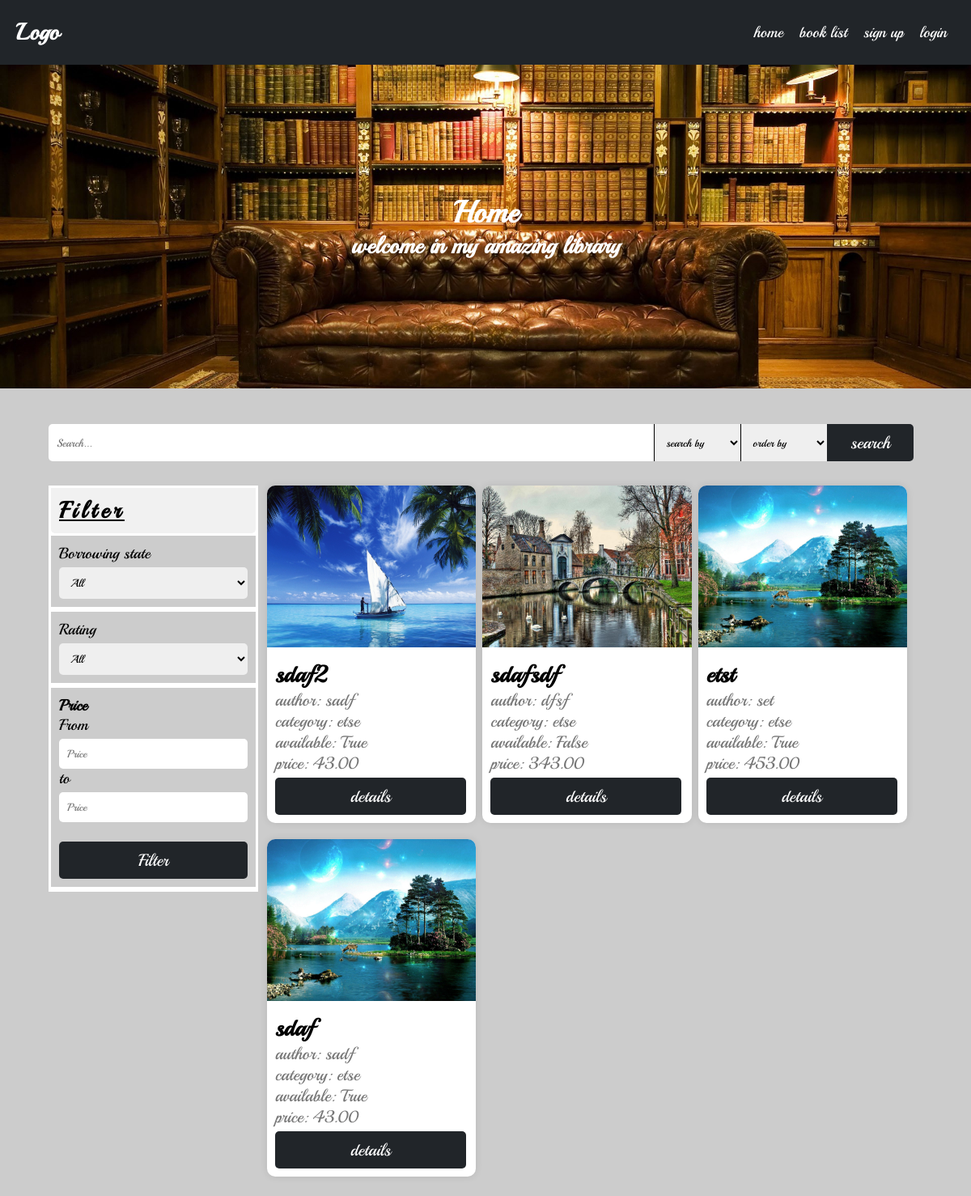
The app's page /books/list/, older data.
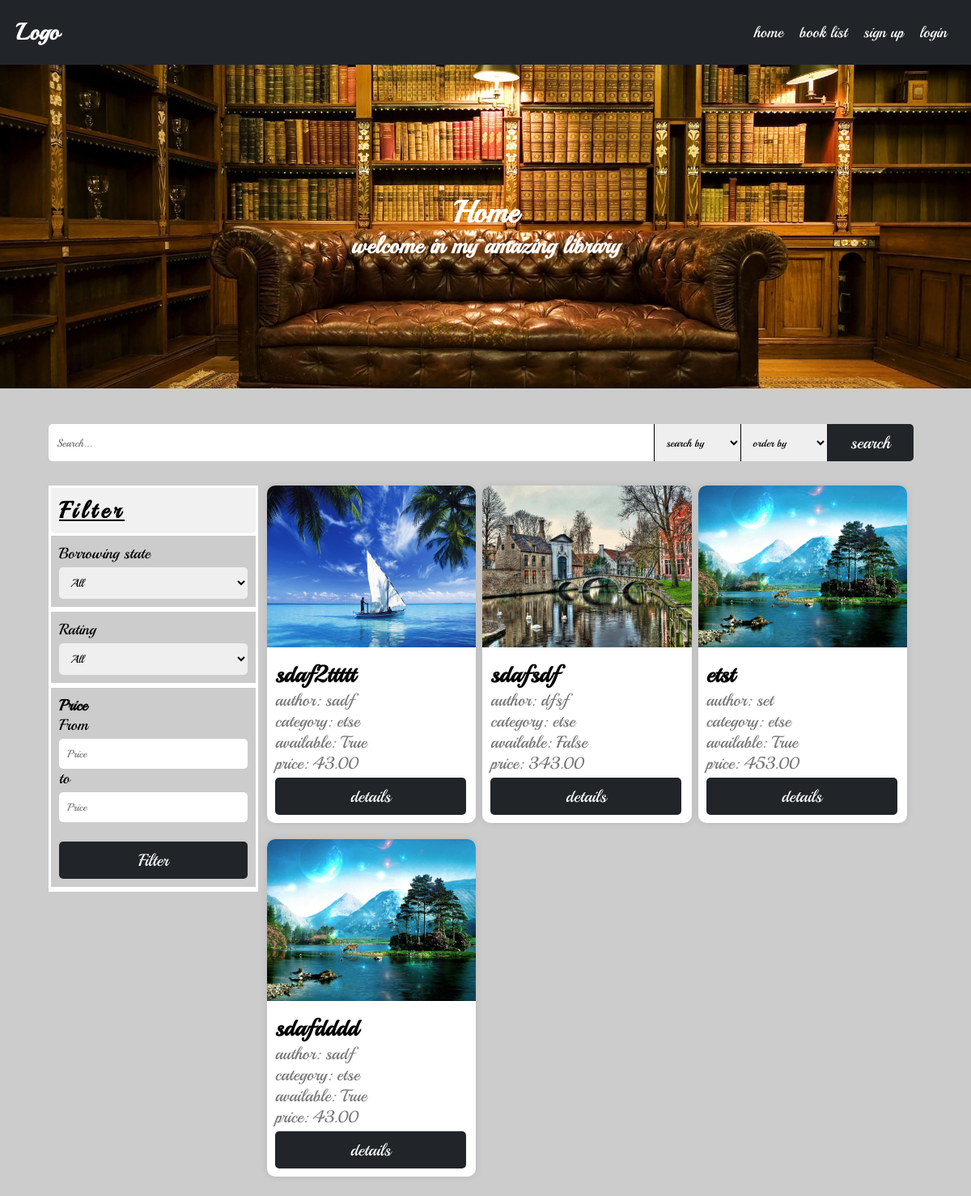
The same page, newer data.
### books/models.py (models this page shows, shortened)
class Book(BasicModel):
    uploaded_by = models.ForeignKey(User, on_delete=models.CASCADE, related_name='books')
    category = models.ForeignKey(Category, on_delete=models.CASCADE, related_name='books')
    viewers = models.ManyToManyField(User, through=Viewers, related_name='viewed_books')
    title = models.CharField(max_length=100)
    author = models.CharField(max_length=100)
    price = models.DecimalField(max_digits=5, decimal_places=2)
    description = models.TextField()
    borrower = models.ForeignKey(User, on_delete=models.SET_NULL, related_name='borrowed_books', null=True, blank=True)
    objects = BookManager()
    @property
    def is_borrowed(self):
        return self.borrower is not None
    class Meta:
        verbose_name = 'Book'
        verbose_name_plural = 'Books'

class BookImage(BasicModel):
    image = models.ImageField(upload_to=book_cover_path, null=True, blank=True)
    book = models.OneToOneField(Book, on_delete=models.CASCADE, related_name='image', null=True, blank=True)
    class Meta:
        verbose_name = 'Book Image'
        verbose_name_plural = 'Book Images'
    @property
    def url(self):
        return self.image.url

### categories/models.py (models this page shows)
class Category(BasicModel):
    title = models.CharField(max_length=100)
    user = models.ForeignKey(User, on_delete=models.SET_NULL, related_name='categories',null=True, blank=True)
    class Meta:
        verbose_name = 'Category'
        verbose_name_plural = 'Categories'
    def __str__(self):
        return self.title

### books/views.py (the view, shortened to what this page needs)
# urls.py: path('list/', views.BookListView.as_view(), name='book_list'),
class BookListView(ListView):
    queryset = Book.objects.active()
    context_object_name = 'books'
    def get_queryset(self):
        queryset = self.queryset
        queryset = self.apply_search(queryset)
        queryset = self.apply_filter(queryset)
        queryset = self.apply_ordering(queryset)
        return queryset
    def apply_ordering(self, queryset):
        ordering = self.request.GET.get('order_by', '?')
        if ordering == 'price_desc':
            queryset = queryset.order_by('-price')
        elif ordering == 'price_acs':
            queryset = queryset.order_by('price')
        elif ordering == 'rating_desc':
            queryset = queryset.annotate(avg_rating=Avg('ratings__rating')).order_by('-avg_rating')
        elif ordering == 'rating_acs':
            queryset = queryset.annotate(avg_rating=Avg('ratings__rating')).order_by('avg_rating')
        elif ordering == 'views_desc':
            queryset = queryset.annotate(total_views=Sum('user_viewers__count')).order_by('-total_views')
        elif ordering == 'views_acs':
            queryset = queryset.annotate(total_views=Sum('user_viewers__count')).order_by('total_views')
        elif ordering == 'time_desc':
            queryset = queryset.order_by('-created_at')
        elif ordering == 'time_acs':
            queryset = queryset.order_by('created_at')
        else:
            queryset = queryset.order_by('?')
        return queryset
    def apply_search(self, queryset):
        q = self.request.GET.get('q', '')
        search_by = self.request.GET.get('search_by', 'all')
        if not q:
            return queryset
    def apply_filter(self, queryset):
        available = self.request.GET.get('available', '')
        rating = self.request.GET.get('rating', '')
        price_from = self.request.GET.get('price_from', 0)
        price_to = self.request.GET.get('price_to', 100000000000000000000)
        if available != '' and available:
            queryset = queryset.filter(borrower=None)
        if rating != '' and int(rating) > 0:
            queryset = queryset.annotate(avg_rating=Avg('ratings__rating')).filter(avg_rating=rating)
        if price_from < price_to:
            queryset = queryset.filter(price__range=(price_from, price_to))
        return queryset
    def get_context_data(self, **kwargs):
        context = super().get_context_data(**kwargs)
        context['q'] = self.request.GET.get('q', '')
        context['search_by'] = self.request.GET.get('search_by', 'all')
        context['available'] = self.request.GET.get('available', '')
        context['rating'] = int(self.request.GET.get('rating', 0))
        context['price_from'] = self.request.GET.get('price_from', '')
        context['price_to'] = self.request.GET.get('price_to', '')
        context['order_by'] = self.request.GET.get('order_by', '')
        return context

### books/templatetags/custom_filters.py (called while the page is built)
@register.filter(name='not')
def not_gate(value):
    return not value

@register.filter(name='my_range')
def my_range(value):
    return range(1, value + 1)

### templates/books/book_list.html (shortened to what this page needs)
{% extends "base.html" %}
{% load custom_filters %}
{% load static %}
{% block content %}
<div class="container">
    <div class="row">
        <form class="col-12 search-box">
            <input name="q"  placeholder="Search..." type="search" id="search" value="{{q}}">
            <select name="search_by" id="search_by">
                <option value="all" {% if search_by == 'all' %} selected {% endif %}>search by</option>
            </select>
             <select name="order_by" id="order_by">
                <option value="all" {% if order_by == 'all' %} selected {% endif %}>order by</option>
            </select>
            <button class="btn-1 btn-dark"> search</button>
        </form>
    </div>
    <div class="row" >
        <div class="col-3 filter-box-parent">
            <h3 class="header">Filter</h3>
            <div class="filter-box w-100">
                <form id="filter_form" class="form">
                        <div class="input-container">
                            <label for="available">Borrowing state</label>
                            <select name="available" id="available" class="form-control" class="input">
                                <option value="">All</option>
                            </select>
                        </div>
                        <div class="input-container">
                            <label for="rating">Rating</label>
                            <select name="rating" id="rating" class="form-control" class="input">
                                <option value="0">All</option>
                            </select>
                        </div>
                        <div class="input-container">
                            <h4>Price</h4>
                            <label for="price_from">From</label>
                            <input type="number" name="price_from" id="price_from" class="form-control" placeholder="Price" class="input" value="{{price_from}}" min="0">
                            <label for="price_to">to</label>
                            <input type="number" name="price_to" id="price_to" class="form-control" placeholder="Price" class="input" value="{{price_to}}" min="0">
                            <button class="btn-6 btn-dark" style="margin-top: 24px">Filter</button>
                        </div>
                </form>
            </div>
        </div>
        <div class="col-9">
            <div class="row " id="book_list_user">
            {% for book in books %}
            <div class="col-12 col-sm-6 col-md-4">
                <div class="card">
                    <img src={{book.image.url}} alt="book image">
                    <div class="card-body">
                        <h2 class="card-title">{{book.title}}</h2>
                        <span>author: {{book.author}}</span>
                        <span>category: {{book.category}}</span>
                        <span>available: {{book.is_borrowed|not}}</span>
                        <span>price: {{book.price}}</span>
                        <div class="row w-100">
                            <div class="col-12 text-center">
                                <button class="btn-6 btn-dark" onclick="urlRedirect(`{% url 'book_details' book.slug %}`)">
                                    details
                                </button>
                            </div>
                        </div>
                    </div>
                </div>
            </div>
            {% endfor %}
        </div>
            </div>
    </div>
</div>
{% endblock %}

### templates/base.html (shortened to what this page needs)
{% load static %}
<!DOCTYPE html>
<html lang="en">
<head>
    <link rel="stylesheet" href="{% static 'assets/css/utilities.css' %}">
</head>
<body>
    <nav id="nav">
        <div class="first">
            <div id="logo"><a href="{% url 'home' %}">Logo</a></div>
        </div>
        <ul>
            <li><a href="{% url 'home' %}">home</a></li>
            <li><a href="{% url 'book_list' %}">book list</a></li>
            {% if user.is_anonymous %}
                <li><a href="{% url 'signup' %}">sign up</a></li>
                <li><a href="{% url 'login' %}">login</a></li>
            {% else %}
                {% if user.is_superuser %}
                    <li><a href="{% url 'dashboard_book_list' %}">dashboard</a></li>
                {% endif %}
                <li><a href="{% url 'logout' %}">logout</a></li>
            {% endif %}
        </ul>
    </nav>
{% block header %}
<header>
    <img src="{% static 'assets/images/header.jpg' %}" alt="header image">
    <h1> Home</h1>
    <h2> welcome in my amazing library</h2>
</header>
{% endblock %}
    {% block content %}
    {% endblock %}
</body>
</html>

### static/assets/css/utilities.css (style rules this page uses)
:root { font-size: 19px; }
* { box-sizing: border-box; margin: 0; padding: 0; font-family: Playball, cursive; }
body { padding-top: 80px; background-color: #ccc; min-height: 100dvh; }
nav { position: fixed; top: 0; width: 100%; height: 80px; background-color: #212529; color: white; display: flex; justify-content: space-between; align-items: center; padding: 0 20px; overflow: hidden; transition: min-height 0.2s linear; z-index: 2; }
nav > .first { display: flex; justify-content: space-between; flex-direction: row; align-items: center; }
nav > .first #logo > a { font-size: 1.5rem; text-decoration: none; color: white; font-weight: bold; }
nav > ul { display: flex; list-style: none; }
nav > ul > li { margin: 0 10px; }
nav > ul > li > a { text-decoration: none; color: white; font-size: 1rem; transition: color 0.2s linear; }
header { width: 100%; height: 400px; color: white; display: flex; flex-direction: column; align-items: center; justify-content: center; position: relative; }
header > img { width: 100%; height: 400px; object-fit: cover; position: absolute; top: 0; left: 0; z-index: -1; }
.container { width: 90%; display: flex; justify-content: center; align-items: center; flex-direction: column; gap: 20px; margin: 2% auto; }
.container .row { width: 100%; display: flex; justify-content: flex-start; align-items: center; flex-direction: row; row-gap: 20px; column-gap: 1%; flex-wrap: wrap; }
.container .row .col-3 { width: calc(8.3333333333% * 3 - 1%); }
.container .row .col-9 { width: calc(8.3333333333% * 9 - 1%); }
.container .row .col-12 { width: calc(8.3333333333% * 12 - 1%); }
@media screen and (min-width: 768px) { .container .row .col-sm-6 { width: calc(8.3333333333% * 6 - 1%); } }
@media screen and (min-width: 992px) { .container .row .col-md-4 { width: calc(8.3333333333% * 4 - 1%); } }
.w-100 { width: 100% !important; }
.form { width: 100%; padding: 15px; display: flex; justify-content: center; align-items: center; flex-direction: column; gap: 10px; background-color: #ccc; }
.form .input-container { display: flex; flex-direction: column; width: 100%; }
.form .input-container input, .form .input-container textarea, .form .input-container select { width: 100%; padding: 10px; border: none; border-radius: 5px; margin-top: 5px; outline: none; }
.btn-1 { width: calc(16.6666666667% * 1); padding: 10px; border: none; border-radius: 5px; margin-top: 5px; outline: none; cursor: pointer; font-size: 1.1rem; }
.btn-6 { width: calc(16.6666666667% * 6); padding: 10px; border: none; border-radius: 5px; margin-top: 5px; outline: none; cursor: pointer; font-size: 1.1rem; }
.btn-dark { background-color: #212529; color: white; }
.search-box { width: 100%; padding: 10px 0; border: none; border-radius: 5px; margin-top: 5px; display: flex; justify-content: center; }
.search-box > input { width: 70%; padding: 10px; border: none; border-radius: 5px 0 0 5px; margin-top: 5px; }
.search-box > select { width: 10%; padding: 10px; border: none; margin-top: 5px; outline: none; border-left: 1px solid black; cursor: pointer; }
.search-box > button { border-radius: 0 5px 5px 0; width: 10%; }
.card { background-color: white; border-radius: 10px; box-shadow: 0 0 10px rgba(0, 0, 0, 0.1); }
.card > img { width: 100%; object-fit: cover; border-radius: 10px 10px 0 0; height: 200px; }
.card > .card-body { padding: 10px; display: flex; justify-content: center; align-items: start; flex-direction: column; }
.card > .card-body > h2 { font-weight: bold; }
.card > .card-body > span { font-size: 1.1rem; color: #777; font-weight: 500; }
.text-center { text-align: center; }
.filter-box-parent { height: max-content; background-color: white; position: sticky; top: 100px; align-self: flex-start; border: 3px solid white; }
.filter-box-parent .header { padding: 10px; background-color: #f1f1f1; font-weight: bold; border-bottom-left-radius: 5px; border-bottom-right-radius: 5px; font-size: 1.5rem; text-decoration: underline; letter-spacing: 5px; }
.filter-box-parent .form { padding: 0; gap: 0; }
.filter-box-parent .form .input-container { border-top: 3px solid white; border-bottom: 3px solid white; width: 100%; padding: 10px; }

Row changes from the older to the newer data that the page shows:
changed Book: title "sdaf2" → "sdaf2ttttt"
changed Book: title "sdaf" → "sdafdddd"
